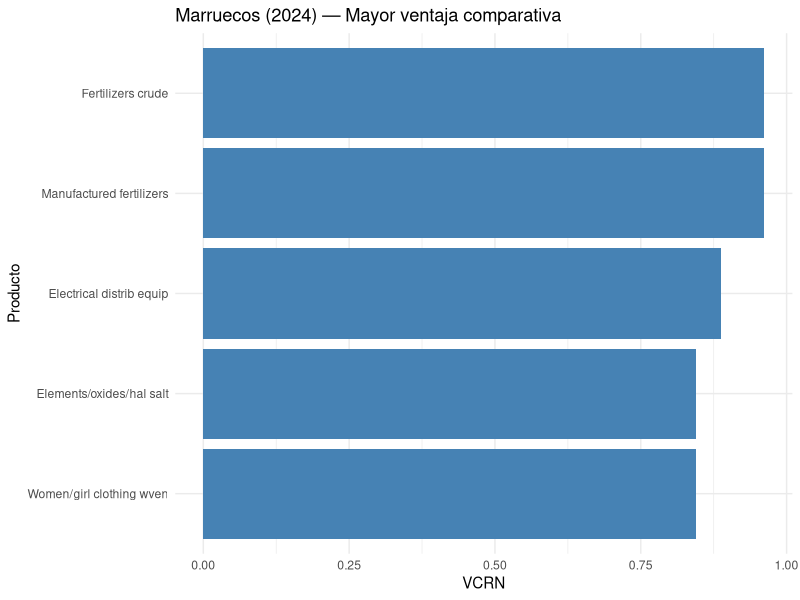
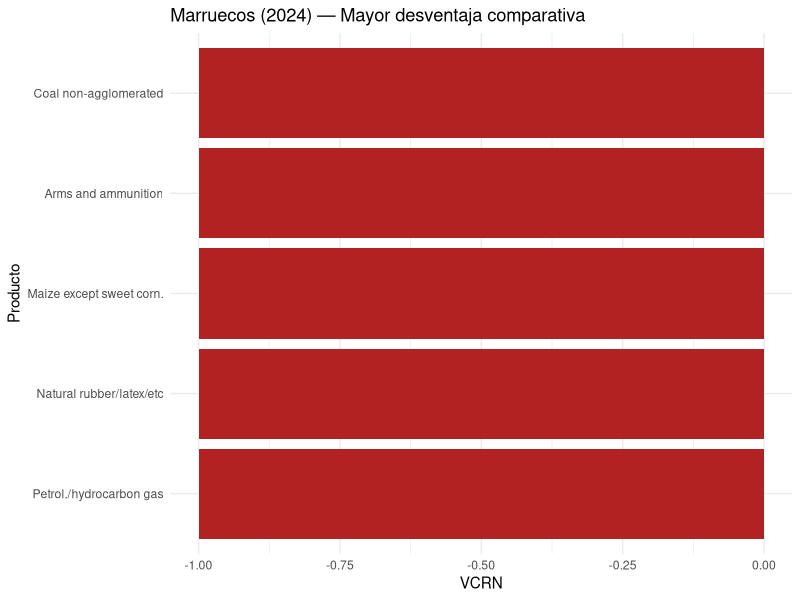
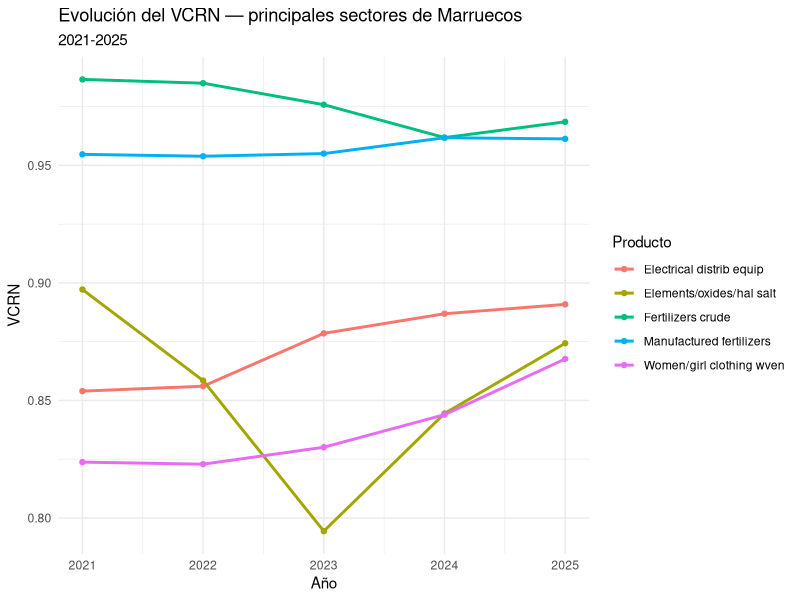
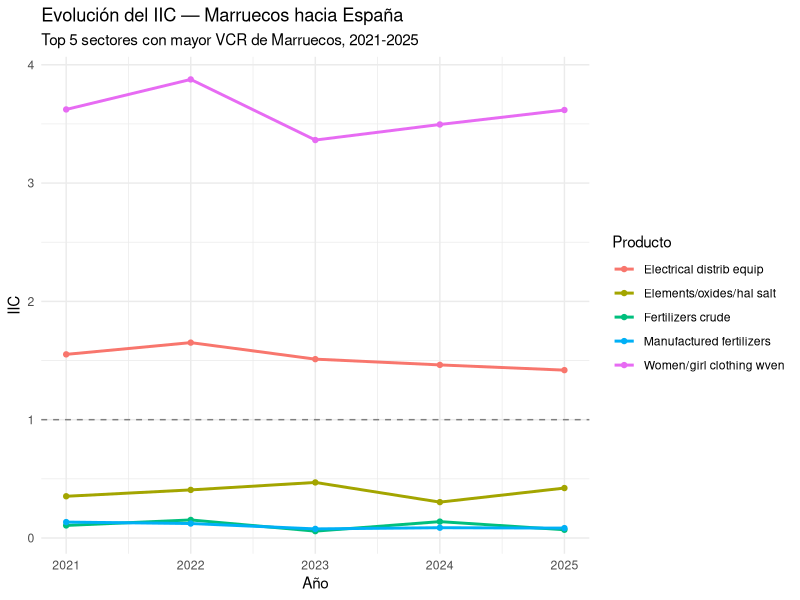
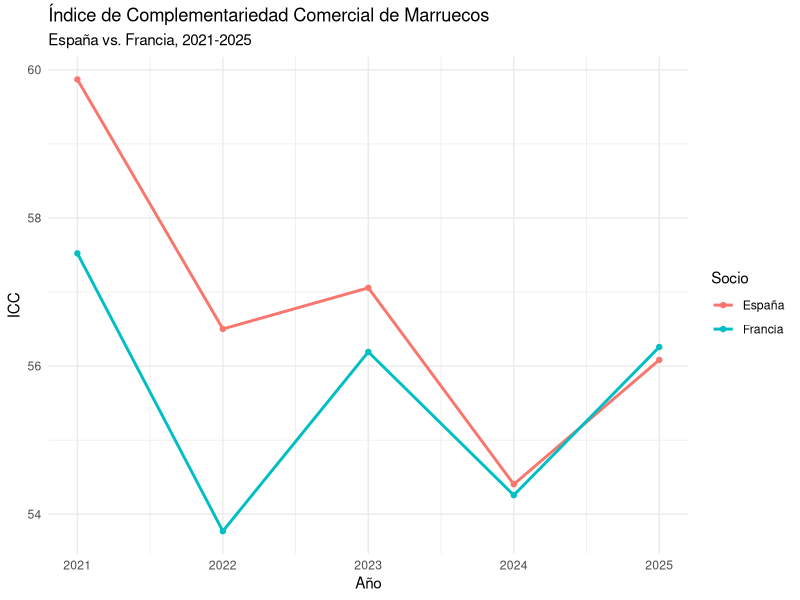
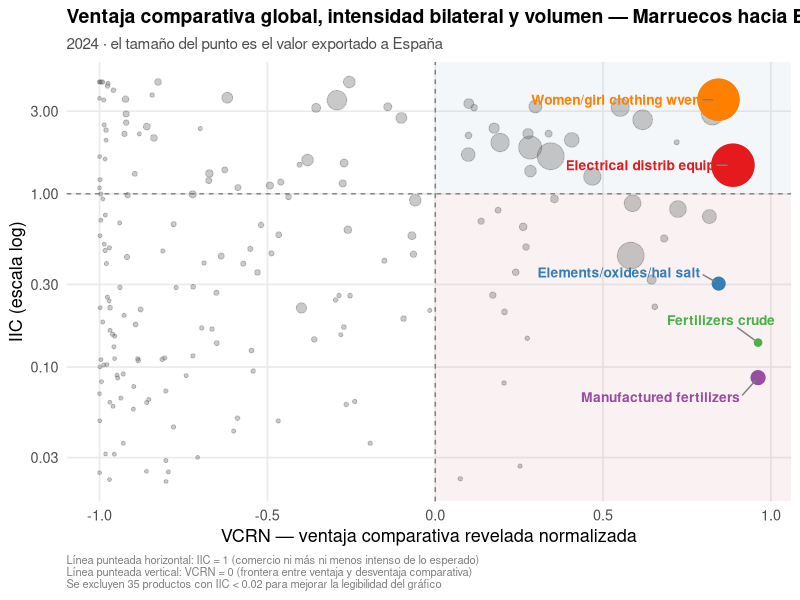
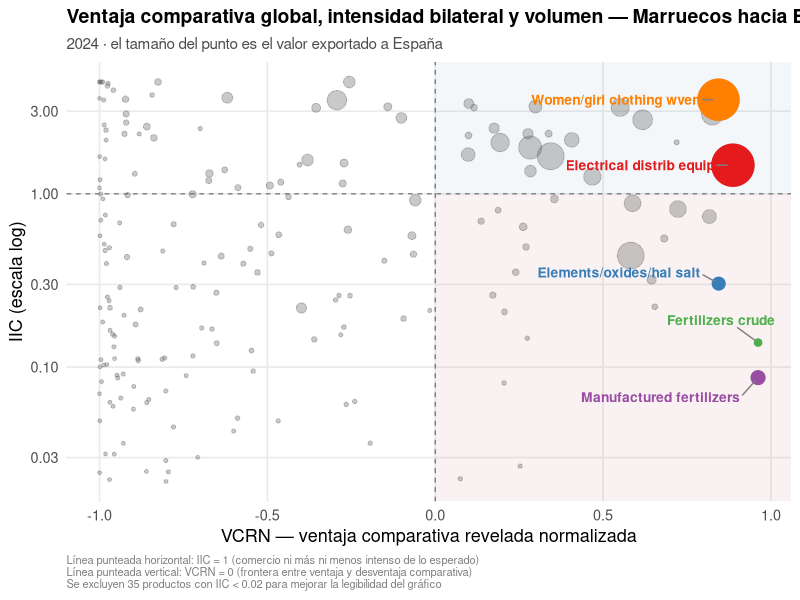

These figures' R source, in order:
#===============================================================================#
# TP1 - Economía Internacional: Indicadores de Comercio - Marruecos
# VCR (Balassa), IIC (Yeats), ICC (Michaely)
#===============================================================================#

library(tidyverse)
library(haven)
library(ggrepel)

setwd("/cloud/project/bases de datos")
getwd()
#===============================================================================#
# 1) CARGA Y LIMPIEZA DE DATOS
#===============================================================================#

# Base principal: MAR como reporter, con ESP/FRA/WLD como partners
comtrade <- read_dta("MAR_ESP_FRA_WLD_full.dta")
names(comtrade) <- tolower(names(comtrade))

comtrade <- comtrade %>%
  mutate(
    cuci      = as.character(as_factor(productcode)),
    cuci_desc = as.character(as_factor(productdescription)),
    r         = as.character(as_factor(reporteriso3)),
    p         = as.character(as_factor(partneriso3)),
    flow      = as.character(as_factor(tradeflowname))
  ) %>%
  rename(value = tradevaluein1000usd) %>%
  select(r, p, flow, cuci, cuci_desc, value, year)

# Base auxiliar: WLD como reporter y partner (necesaria para el denominador del VCR)
comtrade_wld <- read_dta("WLD_WLD.dta")
names(comtrade_wld) <- tolower(names(comtrade_wld))

comtrade_wld <- comtrade_wld %>%
  mutate(
    cuci = as.character(as_factor(productcode)),
    r    = as.character(as_factor(reporteriso3)),
    p    = as.character(as_factor(partneriso3)),
    flow = as.character(as_factor(tradeflowname))
  ) %>%
  rename(value = tradevaluein1000usd) %>%
  select(r, p, flow, cuci, value, year)

# Exportaciones de MAR/ESP/FRA con share y total por reporter-partner-año
# (base de trabajo para VCR e IIC)
comtrade_exp <- comtrade |>
  filter(flow == "Export") |>
  group_by(year, r, p) |>
  mutate(total_expo = sum(value, na.rm = TRUE)) |>
  ungroup() |>
  mutate(share = value / total_expo)


#===============================================================================#
# 2) VCR - Ventajas Comparativas Reveladas (Balassa, 1965)
#===============================================================================#

# Share de Marruecos en cada producto (numerador)
vcr_aux_mar <- comtrade_exp |>
  filter(r == "MAR", p == "WLD") |>
  select(year, cuci, cuci_desc, share_mar = share)

# Share mundial de cada producto (denominador)
wld_exp <- comtrade_wld |>
  filter(flow == "Export", r == "All", p == "All") |>
  group_by(year) |>
  mutate(total_wld = sum(value, na.rm = TRUE)) |>
  ungroup() |>
  mutate(share_wld = value / total_wld) |>
  select(year, cuci, share_wld)

vcr_mar <- vcr_aux_mar |>
  left_join(wld_exp, by = c("year", "cuci")) |>
  mutate(
    vcr  = share_mar / share_wld,
    vcrn = (vcr - 1) / (vcr + 1)
  ) |>
  arrange(desc(vcr))

sum(is.na(vcr_mar$share_wld))  # chequeo de NA 

# Top 5 sectores con mayor / menor ventaja comparativa (2024)
top5_ventaja <- vcr_mar |> filter(year == 2024) |> slice_max(vcrn, n = 5)
top5_desventaja <- vcr_mar |> filter(year == 2024) |> slice_min(vcrn, n = 5)
sectores_top5 <- top5_ventaja$cuci

# --- Gráfico: top 5 ventaja vs. top 5 desventaja (2024) ---
ggplot(top5_ventaja) +
  geom_col(aes(x = reorder(cuci_desc, vcrn), y = vcrn), fill = "steelblue") +
  coord_flip() +
  labs(title = "Marruecos (2024) — Mayor ventaja comparativa",
       x = "Producto", y = "VCRN") +
  theme_minimal()

ggplot(top5_desventaja) +
  geom_col(aes(x = reorder(cuci_desc, vcrn), y = vcrn), fill = "firebrick") +
  coord_flip() +
  labs(title = "Marruecos (2024) — Mayor desventaja comparativa",
       x = "Producto", y = "VCRN") +
  theme_minimal()

# --- Gráfico: evolución del VCRN de los sectores top (2021-2025) ---
vcr_mar |>
  filter(cuci %in% sectores_top5) |>
  ggplot(aes(x = year, y = vcrn, color = cuci_desc)) +
  geom_line(linewidth = 1) +
  geom_point() +
  labs(title = "Evolución del VCRN — principales sectores de Marruecos",
       subtitle = "2021-2025",
       x = "Año", y = "VCRN", color = "Producto") +
  theme_minimal()


#===============================================================================#
# 3) IIC - Índice de Intensidad Comercial (Yeats, 1997)
#===============================================================================#

# Función: IIC de Marruecos hacia un socio, para un set de sectores, en un año dado
calcular_iic_multi <- function(socio, sectores, anio) {
  mar_soc <- comtrade_exp |>
    filter(r == "MAR", p == socio, year == anio, cuci %in% sectores) |>
    select(cuci, cuci_desc, xijk = value, xij = total_expo)
  
  mar_wld <- comtrade_exp |>
    filter(r == "MAR", p == "WLD", year == anio, cuci %in% sectores) |>
    select(cuci, xik = value, xi = total_expo)
  
  mar_soc |>
    left_join(mar_wld, by = "cuci") |>
    mutate(iic = as.numeric((xijk / xik) / (xij / xi)), year = anio) |>
    select(year, cuci, cuci_desc, iic)
}

# IIC 2024 de los 5 sectores top hacia España
iic_top5_esp <- calcular_iic_multi("ESP", sectores_top5, 2024) |> arrange(desc(iic))
iic_top5_esp

# --- Gráfico: evolución del IIC (2021-2025), top 5 sectores hacia España ---
iic_evolucion <- map_dfr(2021:2025, ~calcular_iic_multi("ESP", sectores_top5, .x))

ggplot(iic_evolucion, aes(x = year, y = iic, color = cuci_desc)) +
  geom_line(linewidth = 1) +
  geom_point() +
  geom_hline(yintercept = 1, linetype = "dashed", color = "gray50") +
  labs(title = "Evolución del IIC — Marruecos hacia España",
       subtitle = "Top 5 sectores con mayor VCR de Marruecos, 2021-2025",
       x = "Año", y = "IIC", color = "Producto") +
  theme_minimal()


#===============================================================================#
# 4) ICC - Índice de Complementariedad Comercial (Michaely, 1996)
#===============================================================================#

# --- ICC agregado (un número por socio) ---
calcular_icc <- function(socio, anio) {
  m_mar <- comtrade |>
    filter(r == "MAR", p == "WLD", flow == "Import", year == anio) |>
    mutate(m = value / sum(value, na.rm = TRUE)) |>
    select(cuci, cuci_desc, m)
  
  x_socio <- comtrade |>
    filter(r == socio, p == "WLD", flow == "Export", year == anio) |>
    mutate(x = value / sum(value, na.rm = TRUE)) |>
    select(cuci, x)
  
  tabla <- full_join(m_mar, x_socio, by = "cuci") |>
    mutate(m = replace_na(m, 0), x = replace_na(x, 0), dif_abs = abs(m - x))
  
  icc <- 100 * (1 - sum(tabla$dif_abs, na.rm = TRUE) / 2)
  list(icc = icc, detalle = tabla)
}

icc_esp_mar <- calcular_icc("ESP", 2024)
icc_esp_mar$icc

icc_fra_mar <- calcular_icc("FRA", 2024)
icc_fra_mar$icc

# Chequeos: los shares de cada lado deberían sumar ~1
sum(icc_esp_mar$detalle$m, na.rm = TRUE)
sum(icc_esp_mar$detalle$x, na.rm = TRUE)

# --- Evolución del ICC agregado, España vs. Francia (2021-2025) ---
icc_evolucion <- map_dfr(2021:2025, function(a) {
  tibble(year = a,
         icc_esp = calcular_icc("ESP", a)$icc,
         icc_fra = calcular_icc("FRA", a)$icc)
})

icc_evolucion |>
  pivot_longer(cols = c(icc_esp, icc_fra), names_to = "socio", values_to = "icc") |>
  mutate(socio = recode(socio, icc_esp = "España", icc_fra = "Francia")) |>
  ggplot(aes(x = year, y = icc, color = socio)) +
  geom_line(linewidth = 1) +
  geom_point() +
  labs(title = "Índice de Complementariedad Comercial de Marruecos",
       subtitle = "España vs. Francia, 2021-2025",
       x = "Año", y = "ICC", color = "Socio") +
  theme_minimal()

# --- ICC por producto (ranking de matching, sin la sumatoria) ---
calcular_icc_producto <- function(socio, anio) {
  m_mar <- comtrade |>
    filter(r == "MAR", p == "WLD", flow == "Import", year == anio) |>
    mutate(m = value / sum(value, na.rm = TRUE)) |>
    select(cuci, cuci_desc, m)
  
  x_socio <- comtrade |>
    filter(r == socio, p == "WLD", flow == "Export", year == anio) |>
    mutate(x = value / sum(value, na.rm = TRUE)) |>
    select(cuci, cuci_desc_x = cuci_desc, x)
  
  full_join(m_mar, x_socio, by = "cuci") |>
    mutate(
      cuci_desc = coalesce(cuci_desc, cuci_desc_x),
      m = replace_na(m, 0),
      x = replace_na(x, 0),
      icc_k = 100 * (1 - abs(m - x) / 2)
    ) |>
    select(cuci, cuci_desc, m, x, icc_k) |>
    arrange(desc(icc_k))
}

icc_prod_esp <- calcular_icc_producto("ESP", 2024)
icc_prod_fra <- calcular_icc_producto("FRA", 2024)

# Top 10 de mejor matching real (se excluyen productos marginales de ambos lados)
icc_prod_esp |> filter(m > 0.001, x > 0.001) |> arrange(desc(icc_k)) |> head(10)
icc_prod_fra |> filter(m > 0.001, x > 0.001) |> arrange(desc(icc_k)) |> head(10)


#===============================================================================#
# 5) GRÁFICO INTEGRADOR: VCR x IIC x Volumen comerciado
#===============================================================================#

# Cruce VCRN (2024) con IIC hacia España (2024), para todos los productos en común
cruce_vcr_iic <- vcr_mar |>
  filter(year == 2024) |>
  select(cuci, cuci_desc, vcrn) |>
  inner_join(
    calcular_iic_multi("ESP", unique(vcr_mar$cuci), 2024) |> select(cuci, iic),
    by = "cuci"
  ) |>
  filter(!is.na(iic), is.finite(iic), iic > 0)

# Sumamos el volumen exportado a España (tamaño de la burbuja)
cruce_vcr_iic_vol <- cruce_vcr_iic |>
  left_join(
    comtrade_exp |> filter(r == "MAR", p == "ESP", year == 2024) |> select(cuci, value),
    by = "cuci"
  ) |>
  filter(!is.na(value), value > 0)

# Se excluyen productos con IIC muy bajo (< 0.02) para mejorar la legibilidad
n_excluidos <- sum(cruce_vcr_iic_vol$iic < 0.02, na.rm = TRUE)
cruce_vcr_iic_vol_recortado <- cruce_vcr_iic_vol |> filter(iic >= 0.02)

destacados_vol <- cruce_vcr_iic_vol_recortado |>
  filter(cuci %in% c("562", "272", "842", "773", "522"))

ggplot(cruce_vcr_iic_vol_recortado, aes(x = vcrn, y = iic)) +
  annotate("rect", xmin = 0, xmax = Inf, ymin = 1, ymax = Inf,
           fill = "steelblue", alpha = 0.06) +
  annotate("rect", xmin = 0, xmax = Inf, ymin = 0, ymax = 1,
           fill = "firebrick", alpha = 0.06) +
  geom_point(aes(size = value), alpha = 0.35, color = "gray40") +
  geom_point(data = destacados_vol, aes(size = value, color = cuci_desc)) +
  geom_text_repel(
    data = destacados_vol, aes(label = cuci_desc, color = cuci_desc),
    size = 3.5, fontface = "bold", show.legend = FALSE,
    box.padding = 0.8, point.padding = 0.4,
    segment.color = "gray50", min.segment.length = 0
  ) +
  geom_hline(yintercept = 1, linetype = "dashed", color = "gray40", linewidth = 0.4) +
  geom_vline(xintercept = 0, linetype = "dashed", color = "gray40", linewidth = 0.4) +
  scale_y_log10(labels = scales::label_number(accuracy = 0.01)) +
  scale_size_continuous(range = c(1, 14),
                        labels = scales::label_number(suffix = "k US$")) +
  scale_color_brewer(palette = "Set1") +
  guides(color = "none", size = "none") +
  labs(
    title = "Ventaja comparativa global, intensidad bilateral y volumen — Marruecos hacia España",
    subtitle = "2024 · el tamaño del punto es el valor exportado a España",
    x = "VCRN — ventaja comparativa revelada normalizada",
    y = "IIC (escala log)",
    caption = paste0(
      "Línea punteada horizontal: IIC = 1 (comercio ni más ni menos intenso de lo esperado)\n",
      "Línea punteada vertical: VCRN = 0 (frontera entre ventaja y desventaja comparativa)\n",
      "Se excluyen ", n_excluidos, " productos con IIC < 0.02 para mejorar la legibilidad del gráfico"
    )
  ) +
  theme_minimal(base_size = 13) +
  theme(
    plot.title = element_text(face = "bold", size = 14),
    plot.subtitle = element_text(color = "gray30", size = 11),
    plot.caption = element_text(color = "gray50", size = 8, hjust = 0),
    panel.grid.minor = element_blank(),
    panel.grid.major = element_line(color = "gray92")
  )

ggsave("bubble_vcr_iic_espana.png", width = 11, height = 7, dpi = 300, bg = "white")
